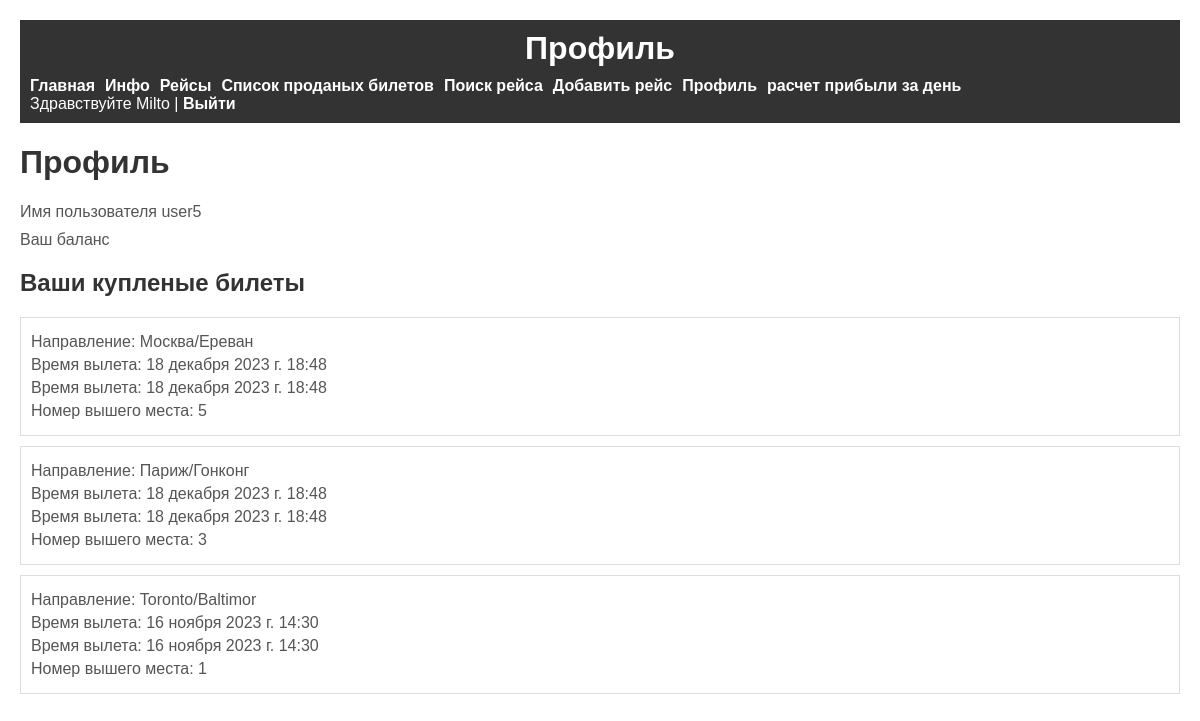
Screenshot of /profile/ (signed in) with the database file from the repository.
### tickets/models.py (models this page shows, shortened)
class UserProfile(models.Model):
    user = models.OneToOneField(User, on_delete=models.PROTECT)
    balance = models.IntegerField()
    bought_tickets = models.ManyToManyField(SoldTickets)
    class Meta:
        verbose_name = "Profile"

class SoldTickets(models.Model):
    flyes_id = models.ForeignKey('Flyes', on_delete=models.PROTECT)
    user = models.ForeignKey(User, on_delete=models.PROTECT)
    place_number = models.IntegerField()
    sold_date = models.DateField(default=date.today())

class Flyes(models.Model):
    arrival = models.CharField(max_length=255)
    departure = models.CharField(max_length=255)
    departure_date = models.DateTimeField()
    arrival_date = models.DateTimeField()
    price = models.FloatField()
    quantity = models.IntegerField()
    def __str__(self):
        s = self.arrival + "/" + self.departure
        return s
    class Meta:
        verbose_name = "Таблица рейсов"
        verbose_name_plural = "Таблица рейсов"
        ordering = ['arrival']

### tickets/views.py (the view)
# urls.py: path('profile/', profile, name='profile'),
def profile(request):
    context = {
        "title": "Профиль",
    }
    if request.user.is_authenticated:
        print("Пользователь авторизован")
        profile = get_object_or_404(UserProfile, user=request.user)
        bought_tickets = profile.bought_tickets.all()
        for i in bought_tickets:
            print(i.flyes_id_id)
        context['profile'] = profile
        context['bought_tickets'] = bought_tickets
    else:
        context['errors'] = ""
        print("Пользователь не авторизован")
        return redirect('login')
    return render(request, "tickets/profile.html", context)

### tickets/templatetags/tickets_tags.py (called while the page is built)
@register.simple_tag()
def get_menu():
    menu = [{"title": "Главная", "url_name": "home"},
            {"title": "Инфо", "url_name": "info"},
            {"title": "Рейсы", "url_name": "allFlyes"},
            {"title": "Список проданых билетов", "url_name": "soldTickets"},
            {"title": "Поиск рейса", "url_name": "flyght_search"},
            {"title": "Добавить рейс", "url_name": "add_flyght"},
            {"title": "Профиль", "url_name": "profile"},
            {"title": "расчет прибыли за день", "url_name": "day_profit"}
            ]
    return menu

### tickets/templates/tickets/profile.html
{% extends 'tickets/base.html' %}
{% block content %}
    <div class="profile_block">
        <h1>{{ title }}</h1>
<p>Имя пользователя {{ profile.user }}</p>
    <p>Ваш баланс  {{ flight.balance }}</p>
    {% if bought_tickets %}
        <h2>Ваши купленые билеты</h2>
        {% for i in bought_tickets %}
            <div class="bought_tickets">
                <p>Направление: {{ i.flyes_id }}</p>
                <p>Время вылета: {{ i.flyes_id.departure_date }}</p>
                <p>Время вылета: {{ i.flyes_id.arrival_date }}</p>
                <p>Номер вышего места: {{ i.place_number }}</p>
            </div>
        {% endfor %}
    {% else %}
        <h2>У вас еще нет купленных билетов</h2>
    {% endif %}
    </div>
{% endblock %}

### tickets/templates/tickets/base.html (shortened to what this page needs)
{% load static %}
{% load tickets_tags %}
<!DOCTYPE html>
<html lang="ru">
<head>
    <link rel="stylesheet" href="{% static 'tickets/css/styles.css' %}">
</head>
<body>
    {% get_menu as menu %}
    <div class="container">
        <div class="header">
            <h1>{{ title }}</h1>
            <nav class="main-menu">
                {% block mainmenu %}
                    <ul>
                        {% for m in menu %}
                            <li><a href="{% url m.url_name %}">{{ m.title }}</a></li>
                        {% endfor %}
                    </ul>
                    <ul>
                        {% if request.user.is_authenticated %}
                            <li>Здравствуйте {{ request.user.first_name }} | <a href="{% url 'logout' %}">Выйти</a></li>
                        {% else %}
                            <li><a href="{% url 'registration' %}">Регистрация</a></li>
                            <li><a href="{% url 'login' %}">Логин</a></li>
                        {% endif %}
                    </ul>
                {% endblock mainmenu %}
            </nav>
        </div>
        <div class="content">
            {% block content %}
            {% endblock content %}
        </div>
    </div>
</body>
</html>

### tickets/static/tickets/css/styles.css (style rules this page uses)
body { font-family: Arial, sans-serif; margin: 0; padding: 0; border: 10px; }
.container { max-width: 1200px; margin: 0 auto; padding: 20px; }
.header { background-color: #333; color: #fff; padding: 10px; text-align: center; }
.header h1 { margin: 0; }
.main-menu { text-align: center; margin-top: 10px; }
.main-menu ul { list-style: none; padding: 0; margin: 0; display: flex; }
.main-menu li { margin-right: 10px; }
.main-menu a { text-decoration: none; color: #ffffff; font-weight: bold; }
.content { margin-top: 20px; }
.profile_block { margin-top: 20px; }
.profile_block h1 { color: #333; }
.profile_block p { margin: 10px 0; font-size: 16px; color: #555; }
.profile_block h2 { margin-top: 20px; color: #333; }
.bought_tickets { border: 1px solid #ddd; padding: 10px; margin-bottom: 10px; }
.bought_tickets p { margin: 5px 0; }

### rows the page displays
UserProfile: user "user5"
SoldTickets: flyes_id "Москва/Ереван", flyes_id.departure_date "18 декабря 2023 г. 18:48", flyes_id.arrival_date "18 декабря 2023 г. 18:48", place_number "5"
SoldTickets: flyes_id "Париж/Гонконг", flyes_id.departure_date "18 декабря 2023 г. 18:48", flyes_id.arrival_date "18 декабря 2023 г. 18:48", place_number "3"
SoldTickets: flyes_id "Toronto/Baltimor", flyes_id.departure_date "16 ноября 2023 г. 14:30", flyes_id.arrival_date "16 ноября 2023 г. 14:30", place_number "1"

### other values shown
{{ title }} "Профиль"
{{ m.title }} "Главная" "Инфо" "Рейсы" "Список проданых билетов" "Поиск рейса" "Добавить рейс" "Профиль" "расчет прибыли за день"
{{ request.user.first_name }} "Milto"
